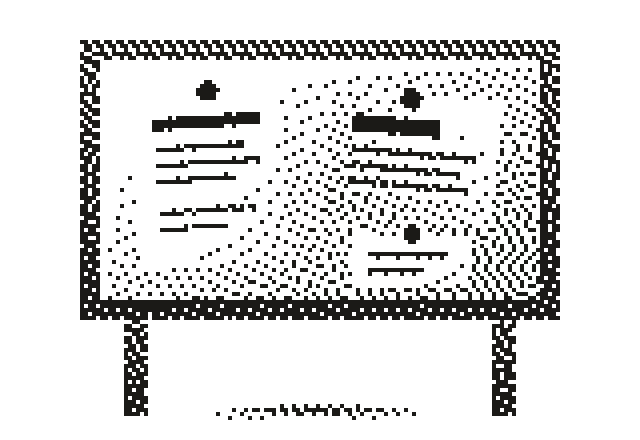
#> input picture tanitim/gorsel/bos-durum.png, 640 x 440 px, found by its file name; its folder holds 4 pictures in this run
$ python hazirla.py
#> lines starting #> are read from the running program, lines starting #| are printed output that depends on the picture; after the words box and inside, x2 and y2 are one past the last pixel; in counts of white or black regions, pixels touching at a corner belong together
"""Tanıtım videosu için görselleri hazırlar.

Projedeki 1-bit dither görselleri (siyah piksel, şeffaf zemin) istenen nokta renge boyar ve
en yakın komşu yöntemiyle büyütür. Çıktı: tanitim/gorsel/.
"""

from pathlib import Path

from PIL import Image

KOK = Path(__file__).resolve().parent.parent
KAYNAK = KOK / "src/kolaymetin/web/static/gorsel"
HEDEF = Path(__file__).resolve().parent / "gorsel"

MUREKKEP = (0x1B, 0x1A, 0x17)
KIRMIZI = (0xB4, 0x2D, 0x26)
MAVI = (0x23, 0x40, 0x8E)

# (kaynak, renk, çarpan)
ISLER = [
    ("bos-durum", MUREKKEP, 2),
    ("kapak-cumle", MUREKKEP, 2),
    ("kapak-kelime", MAVI, 2),
    ("kapak-bicim", KIRMIZI, 2),
    ("kapak-metin", MUREKKEP, 2),
]


def boya(ad: str, renk: tuple[int, int, int], carpan: int) -> None:
#> called with ad = 'bos-durum', renk = (27, 26, 23), carpan = 2
    im = Image.open(KAYNAK / f"{ad}.png").convert("RGBA")
#> im is the input picture: PIL image 640x440 RGBA; mean R, G, B, A 4.2, 4.1, 3.6, 39.9
    alfa = im.getchannel("A")
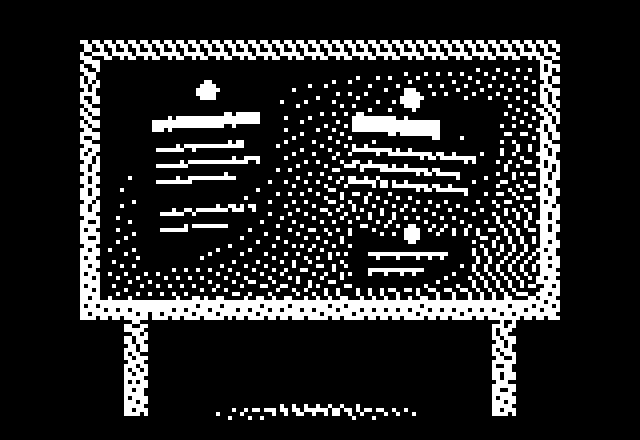
#> alfa: PIL image 640x440 L; 15.6% white; 403 white regions (302 under 20 px), largest, box (x1, y1, x2, y2) and area: (80, 40, 560, 416) 26912, (352, 112, 440, 140) 1504, (152, 112, 260, 132) 1280
    dolu = Image.new("RGBA", im.size, (*renk, 255))
    bos = Image.new("RGBA", im.size, (0, 0, 0, 0))
#> bos: PIL image 640x440 RGBA; every value is 0
    sonuc = Image.composite(dolu, bos, alfa.point(lambda a: 255 if a > 127 else 0))
    sonuc = sonuc.resize((im.width * carpan, im.height * carpan), Image.NEAREST)
    sonuc.save(HEDEF / f"{ad}.png")


def main() -> None:
    HEDEF.mkdir(exist_ok=True)
    for ad, renk, carpan in ISLER:
        boya(ad, renk, carpan)
#> pass 2 of the loop in main, `for ad, renk, carpan in ISLER:`:
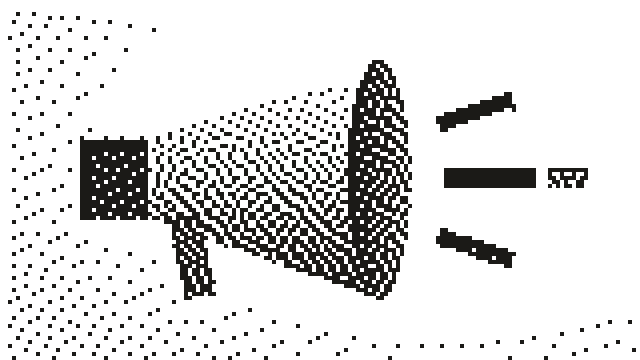
#> input picture tanitim/gorsel/kapak-cumle.png, 640 x 360 px, found by its file name
#> in boya, im is the input picture: PIL image 640x360 RGBA; mean R, G, B, A 4.2, 4, 3.6, 39.6
#> in boya (call 2), `alfa = im.getchannel("A")`:
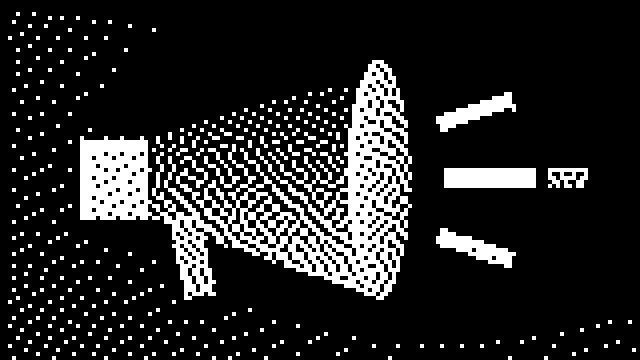
#> alfa: PIL image 640x360 L; 15.5% white; 330 white regions (298 under 20 px), largest, box (x1, y1, x2, y2) and area: (80, 60, 412, 300) 24704, (444, 168, 536, 188) 1840, (436, 228, 516, 268) 1296
#> dolu: PIL image 640x360 RGBA
#> bos: PIL image 640x360 RGBA; every value is 0
#> in boya (call 2), `sonuc = sonuc.resize((im.width * carpan, im.height * carpan), Image.NE..`:
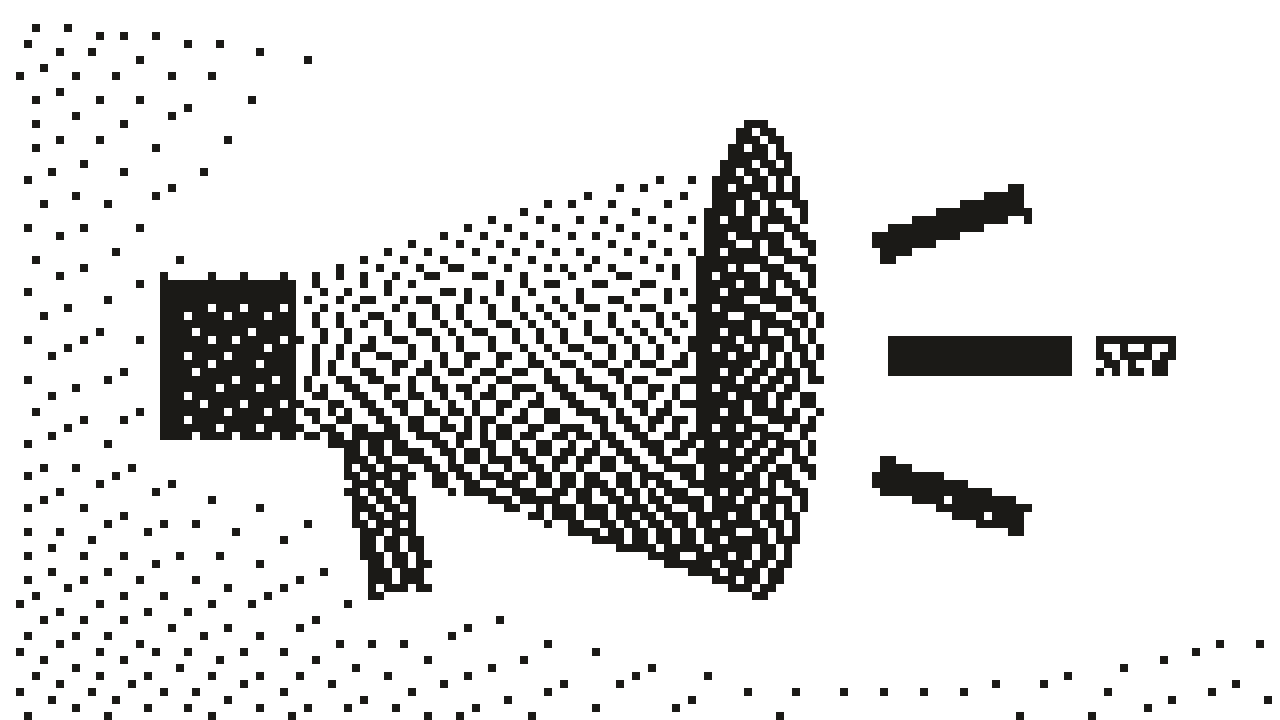
#> sonuc: PIL image 1280x720 RGBA; mean R, G, B, A 4.2, 4, 3.6, 39.6; transparent parts drawn white
#> pass 3 of the loop in main, `for ad, renk, carpan in ISLER:`:
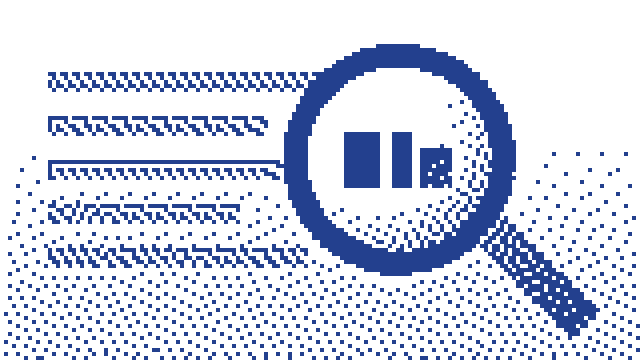
#> input picture tanitim/gorsel/kapak-kelime.png, 640 x 360 px, found by its file name
#> in boya, im is the input picture: PIL image 640x360 RGBA; mean R, G, B, A 7.4, 13.5, 29.9, 53.7
#> in boya (call 3), `alfa = im.getchannel("A")`:
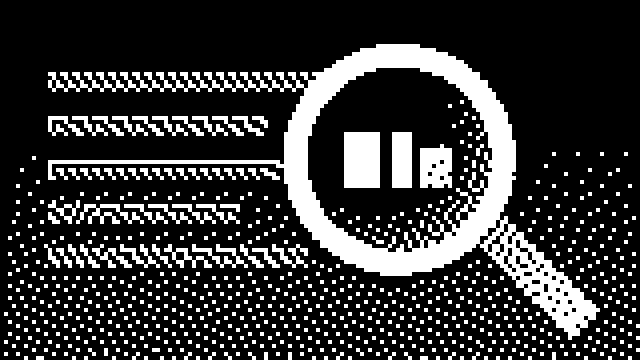
#> alfa: PIL image 640x360 L; 21.1% white; 755 white regions (678 under 20 px), largest, box (x1, y1, x2, y2) and area: (48, 44, 600, 340) 24736, (344, 132, 380, 188) 2016, (420, 144, 452, 188) 1184
#> in boya (call 3), `sonuc = sonuc.resize((im.width * carpan, im.height * carpan), Image.NE..`:
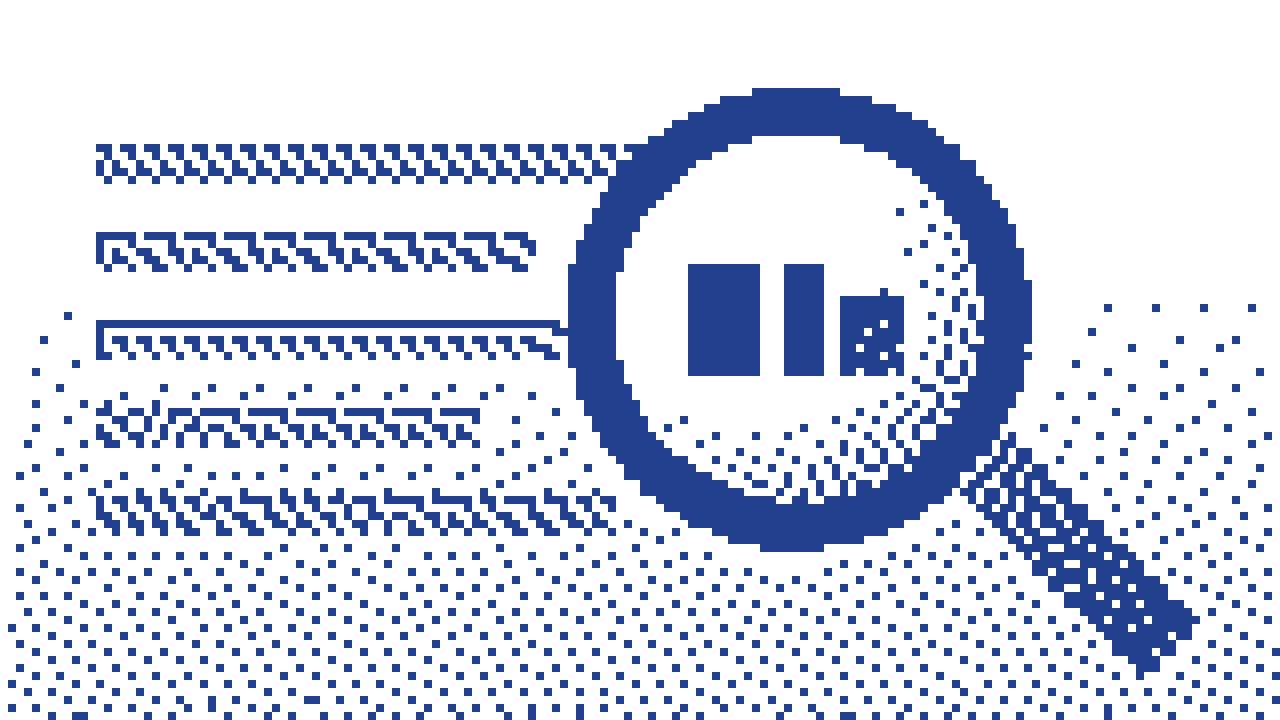
#> sonuc: PIL image 1280x720 RGBA; mean R, G, B, A 7.4, 13.5, 29.9, 53.7; transparent parts drawn white
#> the loop made 5 passes; the first 3 are shown
    print("hazır:", ", ".join(a for a, _, _ in ISLER))


if __name__ == "__main__":
#> (the run stopped early here; a loop or call above may not have finished)
